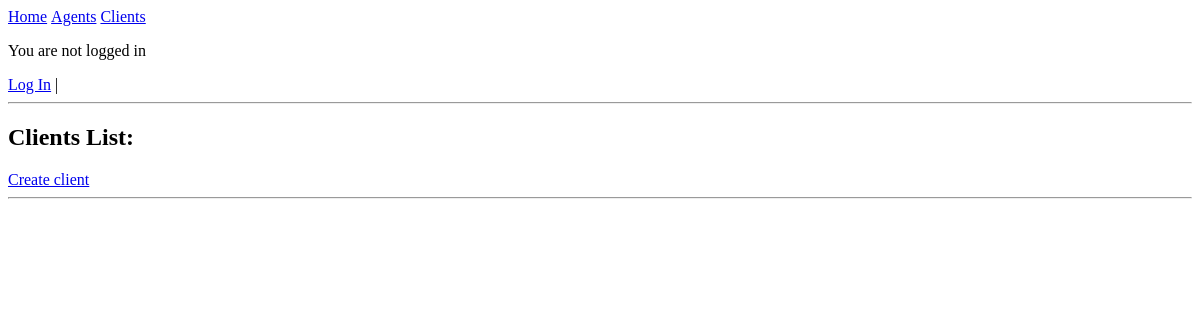
Before: /clients/ with the older database file.
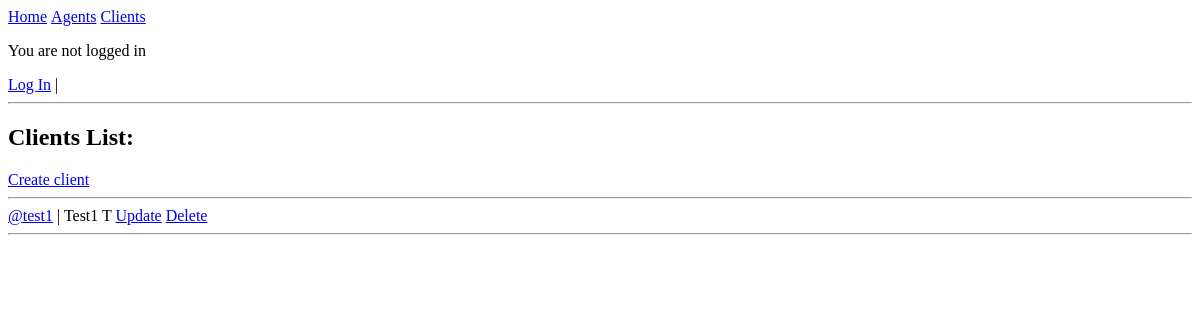
After: the same page with the newer database file.
### accounts/models.py (models this page shows, shortened)
class CustomUser(AbstractUser):
    class Role(models.TextChoices):
        ADMIN = "ADMIN", "Admin"
        AGENT = "AGENT", "Agent"
        CLIENT = "CLIENT", "Client"
    base_role = Role.ADMIN
    role = models.CharField(max_length=50, choices=Role.choices)
    NID = models.PositiveIntegerField(null=True, blank=True,unique=True, verbose_name="National Identification Number")
    phone_regex = RegexValidator(regex=r'^\+?1?\d{9,15}$', message="Phone number must be entered in the format: '+999999999'. Up to 15 digits allowed.")
    phone_number = models.CharField(validators=[phone_regex], max_length=17, blank=True) # Validators should be a list

### accounts/views.py (the view)
# urls.py: path("clients/",ClientListView.as_view(),name="clients-list"),
class ClientListView(ListView):
    template_name = "clients/client_list.html"
    queryset = Client.clients.all()
    context_object_name = "clients"

### accounts/templates/clients/client_list.html
{% extends 'base.html' %}
{% block content %}
<h2>Clients List:</h2>
<span><a href="{% url 'client-create' %}">Create client</a></span>
<hr>
<ul>
    {% for client in clients %}
    <li><a href="{% url 'client-profile' client.id %}"><span>@{{client.username}}</span></a> | {{client.get_full_name}} </li>
    <a href="{% url 'client-update' client.id %}">Update</a>
    <a href="{% url 'client-delete' client.id %}">Delete</a>
    <hr>
    {% endfor %}
</ul>
{% endblock %}

Changed rows visible on the page:
added CustomUser: username "test1", get_full_name "Test1 T"
